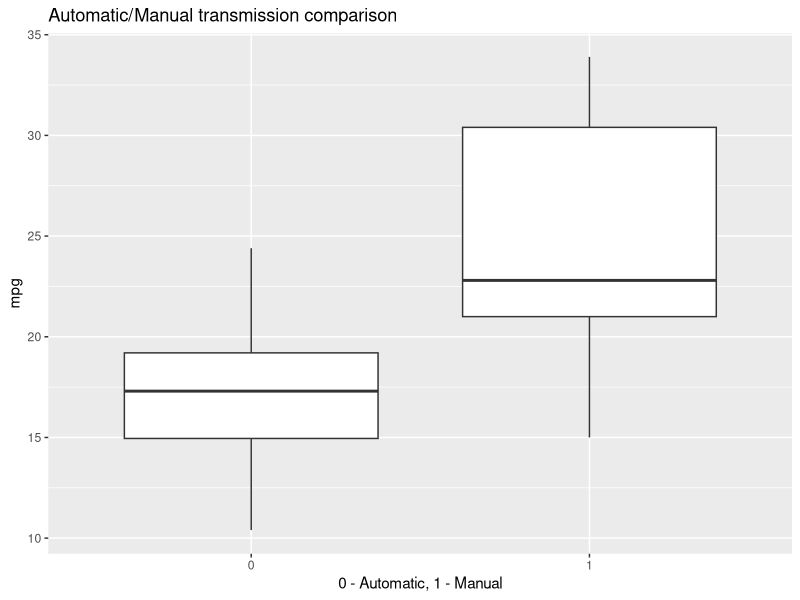
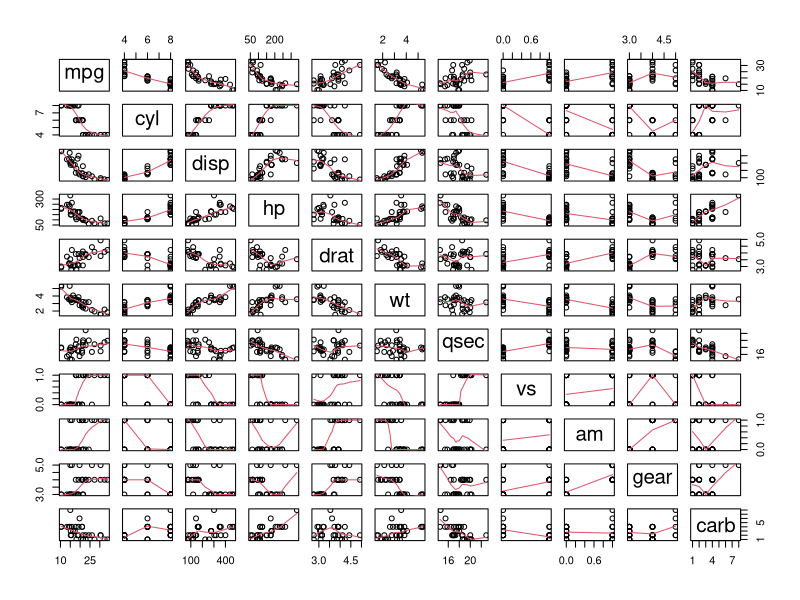
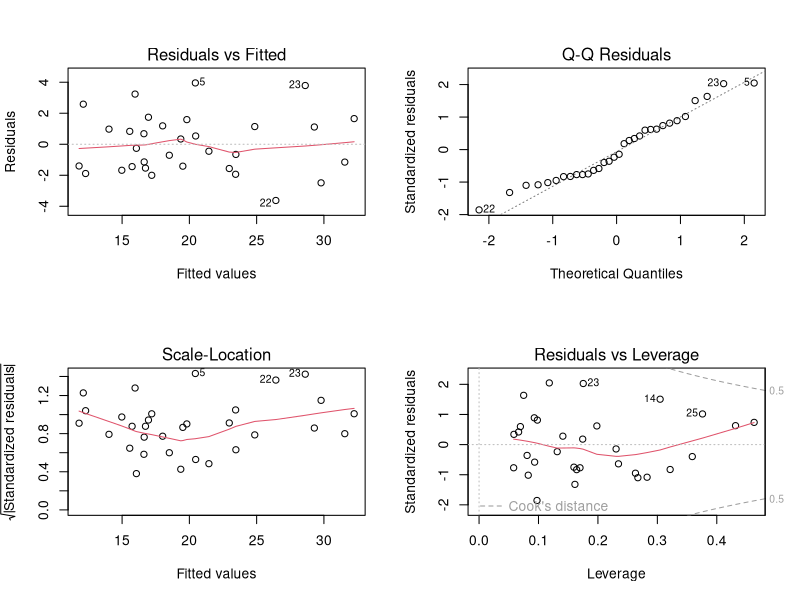

These charts were generated, in order, by the following R code:
## ---- chunk 1
library(data.table)
library(ggplot2)

data("mtcars")
mtcars <- data.table(mtcars)


## ---- chunk 2

ggplot(mtcars, aes(factor(am), mpg)) +
  xlab("0 - Automatic, 1 - Manual") +
  geom_boxplot() +
  ggtitle("Automatic/Manual transmission comparison")

## ---- chunk 3
setkey(mtcars, am)
p <- t.test(mtcars[am == 1,mpg], mtcars[am == 0,mpg], alternative = "greater")
print(p)
## ---- chunk 4

pairs(mtcars, panel=panel.smooth)

## ---- chunk 5
allModel <- lm(mpg ~ ., data=mtcars)
summary(allModel)
## ---- chunk 6
reducedModel <- step(allModel, direction = "both")
summary(reducedModel)
## ---- chunk 7
reducedIntModel <- step(reducedModel, scope = . ~ .^2, direction = 'both')
summary(reducedIntModel)
## ---- chunk 8

par(mfrow = c(2, 2))
plot(reducedIntModel)

